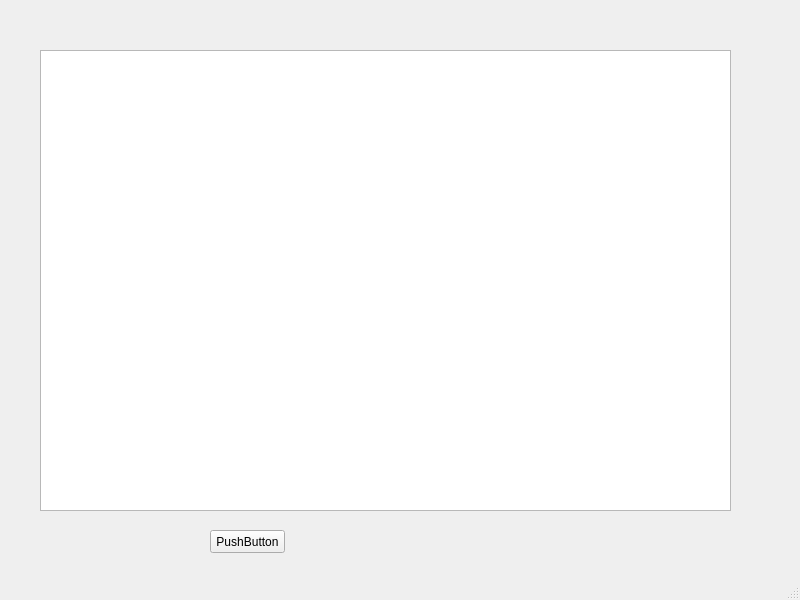
<?xml version="1.0" encoding="UTF-8"?>
<ui version="4.0">
 <class>MainWindow</class>
 <widget class="QMainWindow" name="MainWindow">
  <property name="geometry">
   <rect>
    <x>0</x>
    <y>0</y>
    <width>800</width>
    <height>600</height>
   </rect>
  </property>
  <property name="windowTitle">
   <string>MainWindow</string>
  </property>
  <widget class="QWidget" name="centralwidget">
   <widget class="QGraphicsView" name="graphicsView">
    <property name="geometry">
     <rect>
      <x>40</x>
      <y>50</y>
      <width>691</width>
      <height>461</height>
     </rect>
    </property>
   </widget>
   <widget class="QPushButton" name="pushButton">
    <property name="geometry">
     <rect>
      <x>210</x>
      <y>530</y>
      <width>75</width>
      <height>23</height>
     </rect>
    </property>
    <property name="text">
     <string>PushButton</string>
    </property>
   </widget>
  </widget>
  <widget class="QStatusBar" name="statusbar"/>
 </widget>
 <resources/>
 <connections/>
</ui>
